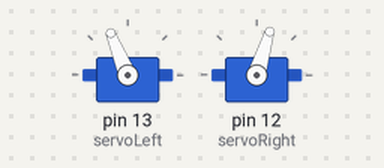
Simulated run of this sketch. Board: Arduino Uno, built with avr-gcc and run on an emulated ATmega328P. Parts: 2 × servo.

Above: at 0.1 s.
At 1.6 s:
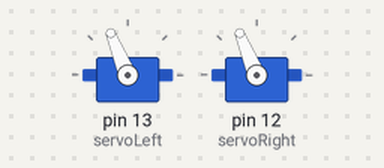
At 3.1 s:
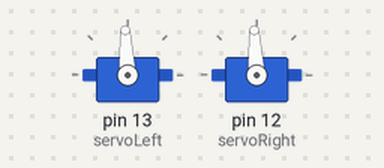
Timing chart, 0 to 4.6 s (numbered marks = the images above):
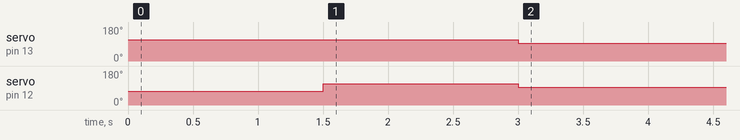

The sketch:

Chapter2Exercise3.ino
```cpp
/*
Robotics with the BOE Shield
Chapter 2, Exercise 3
Write a setup function that makes one servo turn the same direction for 3
seconds.  The other servo should turn the opposite direction for the first 1.5
seconds and the same direction for the second 1.5 seconds.  Then, make both
servos stop.
*/

#include <Servo.h>

Servo servoLeft;          // Declare left servo signal
Servo servoRight;         // Declare right servo signal

void setup() {
  servoLeft.attach(13);   // Attach left signal to pin 13
  servoRight.attach(12);  // Attach right signal to pin 12

  servoLeft.writeMicroseconds(1700);  // 1.7 ms -> cc-wise
  servoRight.writeMicroseconds(1300); // 1.3 ms -> clockwise
  delay(1500);                        // ..for 1.5 seconds
  servoRight.writeMicroseconds(1700); // 1.7 ms -> cc-wise
  delay(1500);
  servoLeft.writeMicroseconds(1500);  // 1.5 ms -> stop
  servoRight.writeMicroseconds(1500); // 1.5 ms -> stop
}

void loop() {
}
```

Measured:
- by itself, servo on pin 13 (servoLeft): 112° → 93° at 3.0 s
- by itself, servo on pin 12 (servoRight): 73° → 112° at 1.5 s, → 93° 1.5 s later
